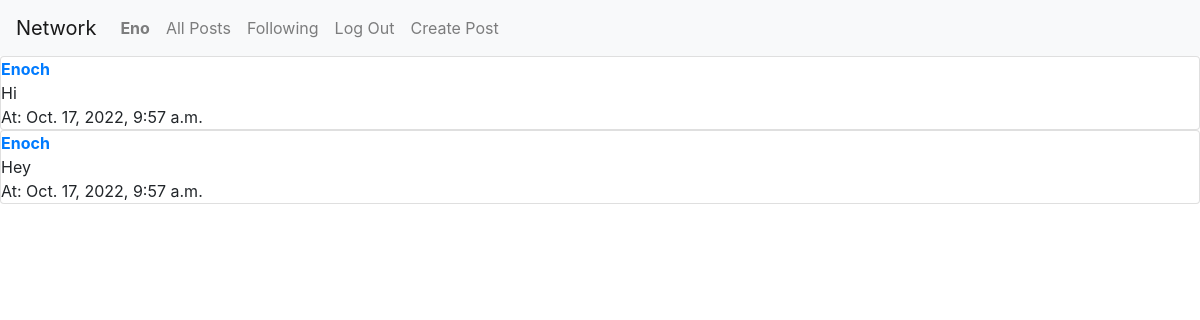
Page /following (signed in) on the committed database.
### network/models.py (models this page shows, shortened)
class User(AbstractUser):
    pass

class Post(models.Model):
    body = models.TextField()
    author = models.ForeignKey("User", on_delete=models.CASCADE, related_name="posts")
    date = models.DateTimeField(auto_now_add = True)
    likes = models.ManyToManyField("User", related_name="post_likes")
    def __str__(self):
        return f"{self.body} by {self.author} at {self.date}"

### network/views.py (the view)
# urls.py: path("following", views.following, name="following"),
def following(request):
    profile_user = User.objects.get(username=request.user)
    currently_following = profile_user.following.all()
    posts = []
    for user in currently_following:
        posts += (user.following.posts.all().order_by('-date'))
    print(posts)
    return render(request, "network/following_page.html", {
        "posts": posts
    })

### network/templates/network/following_page.html
{% extends "network/layout.html" %}
{% block body %}
{% for post in posts %}
    <div class="post_item card ">
        <strong><a href="{% url 'profile' post.author %}">{{post.author}}</a></strong>
        {{ post.body }}<br>
        At: {{ post.date }}
        <br>
    </div>
    {% endfor %}
{% endblock %}

### network/templates/network/layout.html (shortened to what this page needs)
{% load static %}
<!DOCTYPE html>
<html lang="en">
    <head>
        <link rel="stylesheet" href="https://stackpath.bootstrapcdn.com/bootstrap/4.4.1/css/bootstrap.min.css">
        <link href="{% static 'network/styles.css' %}" rel="stylesheet">
    </head>
    <body>
        <nav class="navbar navbar-expand-lg navbar-light bg-light">
            <a class="navbar-brand" href="#">Network</a>
            <div>
              <ul class="navbar-nav mr-auto">
                {% if user.is_authenticated %}
                    <li class="nav-item">
                        <a class="nav-link" href="#"><strong>{{ user.username }}</strong></a>
                    </li>
                {% endif %}
                <li class="nav-item">
                  <a class="nav-link" href="{% url 'index' %}">All Posts</a>
                </li>
                {% if user.is_authenticated %}
                    <li class="nav-item">
                        <a class="nav-link" href="{% url 'following' %}">Following</a>
                    </li>
                    <li class="nav-item">
                        <a class="nav-link" href="{% url 'logout' %}">Log Out</a>
                    </li>
                    <li class="nav-item">
                        <a class="nav-link" href="{% url 'create_post' %}">Create Post</a>
                    </li>
                {% endif %}
              </ul>
            </div>
          </nav>
        <div class="body">
            {% block body %}
            {% endblock %}
        </div>
    </body>
</html>

### rows in the picture
User: username "Eno"
Post: author "Enoch", body "Hi", date "Oct. 17, 2022, 9:57 a.m."
Post: author "Enoch", body "Hey", date "Oct. 17, 2022, 9:57 a.m."
